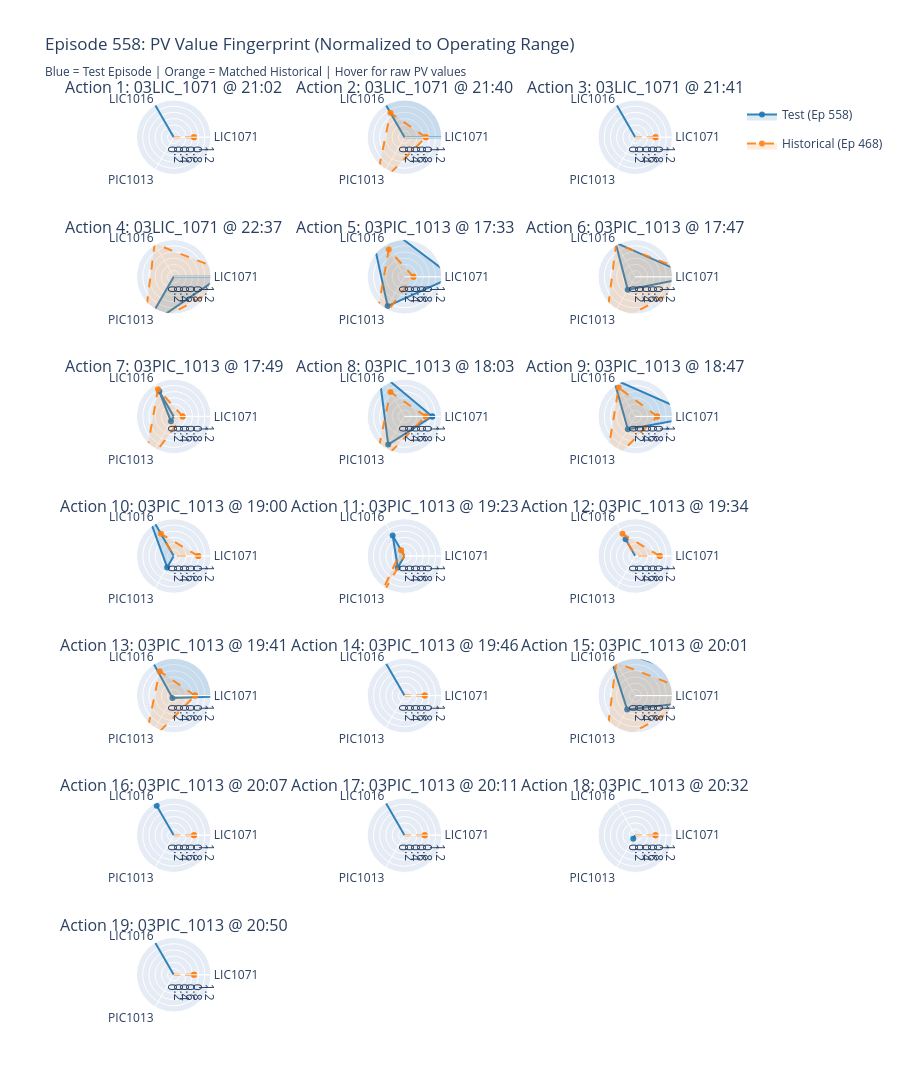

This figure's notebook cell:
### Markdown cell above
---
## Plot 1: Radar/Spider Charts — PV Value Fingerprint Comparison

For each action timestamp, overlay the **actual PV values** (normalized to 0-1 operating range) for the configured tags from the test episode vs the matched historical episode. 

- Each axis = one tag's PV value normalized within its operating range (0 = lower limit, 1 = upper limit)
- If the two polygons overlap closely → the plant was in a similar state
- Hover shows the actual raw PV values

### Code cell
def plot_radar_comparison(comparison_records, comparison_tags=COMPARISON_TAGS):
    """
    Radar charts comparing actual PV values (normalized to operating range) for
    test vs historical at each action timestamp.
    """
    n_actions = len(comparison_records)
    if n_actions == 0:
        print("No comparison records to plot.")
        return None
    
    episode_id = comparison_records[0]['episode_id']
    
    cols = min(n_actions, 3)
    rows = (n_actions + cols - 1) // cols
    
    fig = make_subplots(
        rows=rows, cols=cols,
        specs=[[{'type': 'polar'} for _ in range(cols)] for _ in range(rows)],
        subplot_titles=[
            f"Action {r['action_group']}: {r['actual_source']} @ {r['action_time'].strftime('%H:%M')}"
            for r in comparison_records
        ]
    )
    
    tag_labels = [t.replace('03', '').replace('_', '') for t in comparison_tags]
    tag_labels_closed = tag_labels + [tag_labels[0]]
    
    for i, record in enumerate(comparison_records):
        row = i // cols + 1
        col = i % cols + 1
        
        # Normalize PV values to [0, 1] using operating limits
        test_norm = []
        hist_norm = []
        test_raw = []
        hist_raw = []
        for tag in comparison_tags:
            limits = op_limits.get(tag, None)
            t_pv = record.get(f'{tag}_test_pv', np.nan)
            h_pv = record.get(f'{tag}_hist_pv', np.nan)
            
            test_raw.append(t_pv if pd.notna(t_pv) else 0)
            hist_raw.append(h_pv if pd.notna(h_pv) else 0)
            
            if limits and pd.notna(t_pv):
                test_norm.append((t_pv - limits['lower']) / limits['range'])
            else:
                test_norm.append(0)
            if limits and pd.notna(h_pv):
                hist_norm.append((h_pv - limits['lower']) / limits['range'])
            else:
                hist_norm.append(0)
        
        test_norm_closed = test_norm + [test_norm[0]]
        hist_norm_closed = hist_norm + [hist_norm[0]]
        test_raw_closed = test_raw + [test_raw[0]]
        hist_raw_closed = hist_raw + [hist_raw[0]]
        
        fig.add_trace(go.Scatterpolar(
            r=test_norm_closed,
            theta=tag_labels_closed,
            fill='toself',
            name=f'Test (Ep {episode_id})',
            line=dict(color='rgba(31, 119, 180, 0.9)', width=2),
            fillcolor='rgba(31, 119, 180, 0.15)',
            showlegend=(i == 0),
            legendgroup='test',
            customdata=test_raw_closed,
            hovertemplate='%{theta}<br>Norm: %{r:.3f}<br>PV: %{customdata:.2f}<extra>Test Episode</extra>'
        ), row=row, col=col)
        
        fig.add_trace(go.Scatterpolar(
            r=hist_norm_closed,
            theta=tag_labels_closed,
            fill='toself',
            name=f'Historical (Ep {int(record["matched_episode_id"])})',
            line=dict(color='rgba(255, 127, 14, 0.9)', width=2, dash='dash'),
            fillcolor='rgba(255, 127, 14, 0.15)',
            showlegend=(i == 0),
            legendgroup='hist',
            customdata=hist_raw_closed,
            hovertemplate='%{theta}<br>Norm: %{r:.3f}<br>PV: %{customdata:.2f}<extra>Historical Episode</extra>'
        ), row=row, col=col)
    
    fig.update_layout(
        title=f'Episode {episode_id}: PV Value Fingerprint (Normalized to Operating Range)<br>'
              f'<sub>Blue = Test Episode | Orange = Matched Historical | Hover for raw PV values</sub>',
        height=400 * rows,
        showlegend=True,
    )
    
    for i in range(n_actions):
        polar_key = f'polar{i+1}' if i > 0 else 'polar'
        fig.update_layout(**{polar_key: dict(radialaxis=dict(visible=True, range=[0, 1.2]))})
    
    return fig


# Demo
if len(test_comparison) > 0:
    fig_radar = plot_radar_comparison(test_comparison)
    fig_radar.show()

### Figure 1 — Plotly figure (JSON) as saved in the notebook; plotly's stock layout.template omitted (floating-point values rounded to 4 significant figures)
{"data": [{"customdata": [8.952, 54.65, 148.7, 8.952], "fill": "toself", "fillcolor": "rgba(31, 119, 180, 0.15)", "hovertemplate": "%{theta}<br>Norm: %{r:.3f}<br>PV: %{customdata:.2f}<extra>Test Episode</extra>", "legendgroup": "test", "line": {"color": "rgba(31, 119, 180, 0.9)", "width": 2}, "name": "Test (Ep 558)", "r": [-3.67, 3.359, -0.321, -3.67], "showlegend": true, "subplot": "polar", "theta": ["LIC1071", "LIC1016", "PIC1013", "LIC1071"], "type": "scatterpolar"}, {"customdata": [39.92, 33.2, 162.8, 39.92], "fill": "toself", "fillcolor": "rgba(255, 127, 14, 0.15)", "hovertemplate": "%{theta}<br>Norm: %{r:.3f}<br>PV: %{customdata:.2f}<extra>Historical Episode</extra>", "legendgroup": "hist", "line": {"color": "rgba(255, 127, 14, 0.9)", "dash": "dash", "width": 2}, "name": "Historical (Ep 468)", "r": [0.6519, -0.9705, -0.1325, 0.6519], "showlegend": true, "subplot": "polar", "theta": ["LIC1071", "LIC1016", "PIC1013", "LIC1071"], "type": "scatterpolar"}, {"customdata": [60.91, 49.07, 169.6, 60.91], "fill": "toself", "fillcolor": "rgba(31, 119, 180, 0.15)", "hovertemplate": "%{theta}<br>Norm: %{r:.3f}<br>PV: %{customdata:.2f}<extra>Test Episode</extra>", "legendgroup": "test", "line": {"color": "rgba(31, 119, 180, 0.9)", "width": 2}, "name": "Test (Ep 558)", "r": [3.581, 2.232, -0.04239, 3.581], "showlegend": false, "subplot": "polar2", "theta": ["LIC1071", "LIC1016", "PIC1013", "LIC1071"], "type": "scatterpolar"}, {"customdata": [40.19, 42.51, 318.2, 40.19], "fill": "toself", "fillcolor": "rgba(255, 127, 14, 0.15)", "hovertemplate": "%{theta}<br>Norm: %{r:.3f}<br>PV: %{customdata:.2f}<extra>Historical Episode</extra>", "legendgroup": "hist", "line": {"color": "rgba(255, 127, 14, 0.9)", "dash": "dash", "width": 2}, "name": "Historical (Ep 447)", "r": [0.6889, 0.908, 1.934, 0.6889], "showlegend": false, "subplot": "polar2", "theta": ["LIC1071", "LIC1016", "PIC1013", "LIC1071"], "type": "scatterpolar"}, {"customdata": [19.34, 56.37, 140.7, 19.34], "fill": "toself", "fillcolor": "rgba(31, 119, 180, 0.15)", "hovertemplate": "%{theta}<br>Norm: %{r:.3f}<br>PV: %{customdata:.2f}<extra>Test Episode</extra>", "legendgroup": "test", "line": {"color": "rgba(31, 119, 180, 0.9)", "width": 2}, "name": "Test (Ep 558)", "r": [-2.22, 3.705, -0.4266, -2.22], "showlegend": false, "subplot": "polar3", "theta": ["LIC1071", "LIC1016", "PIC1013", "LIC1071"], "type": "scatterpolar"}, {"customdata": [39.92, 33.2, 162.8, 39.92], "fill": "toself", "fillcolor": "rgba(255, 127, 14, 0.15)", "hovertemplate": "%{theta}<br>Norm: %{r:.3f}<br>PV: %{customdata:.2f}<extra>Historical Episode</extra>", "legendgroup": "hist", "line": {"color": "rgba(255, 127, 14, 0.9)", "dash": "dash", "width": 2}, "name": "Historical (Ep 468)", "r": [0.6519, -0.9705, -0.1325, 0.6519], "showlegend": false, "subplot": "polar3", "theta": ["LIC1071", "LIC1016", "PIC1013", "LIC1071"], "type": "scatterpolar"}, {"customdata": [45.99, 37.43, 318.1, 45.99], "fill": "toself", "fillcolor": "rgba(31, 119, 180, 0.15)", "hovertemplate": "%{theta}<br>Norm: %{r:.3f}<br>PV: %{customdata:.2f}<extra>Test Episode</extra>", "legendgroup": "test", "line": {"color": "rgba(31, 119, 180, 0.9)", "width": 2}, "name": "Test (Ep 558)", "r": [1.499, -0.1171, 1.934, 1.499], "showlegend": false, "subplot": "polar4", "theta": ["LIC1071", "LIC1016", "PIC1013", "LIC1071"], "type": "scatterpolar"}, {"customdata": [50.38, 44.12, 317.5, 50.38], "fill": "toself", "fillcolor": "rgba(255, 127, 14, 0.15)", "hovertemplate": "%{theta}<br>Norm: %{r:.3f}<br>PV: %{customdata:.2f}<extra>Historical Episode</extra>", "legendgroup": "hist", "line": {"color": "rgba(255, 127, 14, 0.9)", "dash": "dash", "width": 2}, "name": "Historical (Ep 602)", "r": [2.112, 1.233, 1.925, 2.112], "showlegend": false, "subplot": "polar4", "theta": ["LIC1071", "LIC1016", "PIC1013", "LIC1071"], "type": "scatterpolar"}, {"customdata": [46.38, 49.94, 254.6, 46.38], "fill": "toself", "fillcolor": "rgba(31, 119, 180, 0.15)", "hovertemplate": "%{theta}<br>Norm: %{r:.3f}<br>PV: %{customdata:.2f}<extra>Test Episode</extra>", "legendgroup": "test", "line": {"color": "rgba(31, 119, 180, 0.9)", "width": 2}, "name": "Test (Ep 558)", "r": [1.554, 2.407, 1.089, 1.554], "showlegend": false, "subplot": "polar5", "theta": ["LIC1071", "LIC1016", "PIC1013", "LIC1071"], "type": "scatterpolar"}, {"customdata": [37.32, 43.03, 318.2, 37.32], "fill": "toself", "fillcolor": "rgba(255, 127, 14, 0.15)", "hovertemplate": "%{theta}<br>Norm: %{r:.3f}<br>PV: %{customdata:.2f}<extra>Historical Episode</extra>", "legendgroup": "hist", "line": {"color": "rgba(255, 127, 14, 0.9)", "dash": "dash", "width": 2}, "name": "Historical (Ep 577)", "r": [0.2889, 1.015, 1.934, 0.2889], "showlegend": false, "subplot": "polar5", "theta": ["LIC1071", "LIC1016", "PIC1013", "LIC1071"], "type": "scatterpolar"}, {"customdata": [48.56, 44.33, 209.2, 48.56], "fill": "toself", "fillcolor": "rgba(31, 119, 180, 0.15)", "hovertemplate": "%{theta}<br>Norm: %{r:.3f}<br>PV: %{customdata:.2f}<extra>Test Episode</extra>", "legendgroup": "test", "line": {"color": "rgba(31, 119, 180, 0.9)", "width": 2}, "name": "Test (Ep 558)", "r": [1.858, 1.275, 0.4844, 1.858], "showlegend": false, "subplot": "polar6", "theta": ["LIC1071", "LIC1016", "PIC1013", "LIC1071"], "type": "scatterpolar"}, {"customdata": [50.38, 44.12, 317.5, 50.38], "fill": "toself", "fillcolor": "rgba(255, 127, 14, 0.15)", "hovertemplate": "%{theta}<br>Norm: %{r:.3f}<br>PV: %{customdata:.2f}<extra>Historical Episode</extra>", "legendgroup": "hist", "line": {"color": "rgba(255, 127, 14, 0.9)", "dash": "dash", "width": 2}, "name": "Historical (Ep 602)", "r": [2.112, 1.233, 1.925, 2.112], "showlegend": false, "subplot": "polar6", "theta": ["LIC1071", "LIC1016", "PIC1013", "LIC1071"], "type": "scatterpolar"}, {"customdata": [33.79, 42.63, 186.4, 33.79], "fill": "toself", "fillcolor": "rgba(31, 119, 180, 0.15)", "hovertemplate": "%{theta}<br>Norm: %{r:.3f}<br>PV: %{customdata:.2f}<extra>Test Episode</extra>", "legendgroup": "test", "line": {"color": "rgba(31, 119, 180, 0.9)", "width": 2}, "name": "Test (Ep 558)", "r": [-0.2041, 0.9338, 0.1811, -0.2041], "showlegend": false, "subplot": "polar7", "theta": ["LIC1071", "LIC1016", "PIC1013", "LIC1071"], "type": "scatterpolar"}, {"customdata": [37.32, 43.03, 318.2, 37.32], "fill": "toself", "fillcolor": "rgba(255, 127, 14, 0.15)", "hovertemplate": "%{theta}<br>Norm: %{r:.3f}<br>PV: %{customdata:.2f}<extra>Historical Episode</extra>", "legendgroup": "hist", "line": {"color": "rgba(255, 127, 14, 0.9)", "dash": "dash", "width": 2}, "name": "Historical (Ep 577)", "r": [0.2889, 1.015, 1.934, 0.2889], "showlegend": false, "subplot": "polar7", "theta": ["LIC1071", "LIC1016", "PIC1013", "LIC1071"], "type": "scatterpolar"}, {"customdata": [41.67, 46.2, 251.6, 41.67], "fill": "toself", "fillcolor": "rgba(31, 119, 180, 0.15)", "hovertemplate": "%{theta}<br>Norm: %{r:.3f}<br>PV: %{customdata:.2f}<extra>Test Episode</extra>", "legendgroup": "test", "line": {"color": "rgba(31, 119, 180, 0.9)", "width": 2}, "name": "Test (Ep 558)", "r": [0.8966, 1.653, 1.048, 0.8966], "showlegend": false, "subplot": "polar8", "theta": ["LIC1071", "LIC1016", "PIC1013", "LIC1071"], "type": "scatterpolar"}, {"customdata": [40.19, 42.51, 318.2, 40.19], "fill": "toself", "fillcolor": "rgba(255, 127, 14, 0.15)", "hovertemplate": "%{theta}<br>Norm: %{r:.3f}<br>PV: %{customdata:.2f}<extra>Historical Episode</extra>", "legendgroup": "hist", "line": {"color": "rgba(255, 127, 14, 0.9)", "dash": "dash", "width": 2}, "name": "Historical (Ep 447)", "r": [0.6889, 0.908, 1.934, 0.6889], "showlegend": false, "subplot": "polar8", "theta": ["LIC1071", "LIC1016", "PIC1013", "LIC1071"], "type": "scatterpolar"}, {"customdata": [49.71, 44.85, 208.8, 49.71], "fill": "toself", "fillcolor": "rgba(31, 119, 180, 0.15)", "hovertemplate": "%{theta}<br>Norm: %{r:.3f}<br>PV: %{customdata:.2f}<extra>Test Episode</extra>", "legendgroup": "test", "line": {"color": "rgba(31, 119, 180, 0.9)", "width": 2}, "name": "Test (Ep 558)", "r": [2.018, 1.382, 0.4789, 2.018], "showlegend": false, "subplot": "polar9", "theta": ["LIC1071", "LIC1016", "PIC1013", "LIC1071"], "type": "scatterpolar"}, {"customdata": [40.32, 43.31, 318.2, 40.32], "fill": "toself", "fillcolor": "rgba(255, 127, 14, 0.15)", "hovertemplate": "%{theta}<br>Norm: %{r:.3f}<br>PV: %{customdata:.2f}<extra>Historical Episode</extra>", "legendgroup": "hist", "line": {"color": "rgba(255, 127, 14, 0.9)", "dash": "dash", "width": 2}, "name": "Historical (Ep 390)", "r": [0.708, 1.07, 1.934, 0.708], "showlegend": false, "subplot": "polar9", "theta": ["LIC1071", "LIC1016", "PIC1013", "LIC1071"], "type": "scatterpolar"}, {"customdata": [32.25, 47.18, 204.8, 32.25], "fill": "toself", "fillcolor": "rgba(31, 119, 180, 0.15)", "hovertemplate": "%{theta}<br>Norm: %{r:.3f}<br>PV: %{customdata:.2f}<extra>Test Episode</extra>", "legendgroup": "test", "line": {"color": "rgba(31, 119, 180, 0.9)", "width": 2}, "name": "Test (Ep 558)", "r": [-0.4187, 1.851, 0.4254, -0.4187], "showlegend": false, "subplot": "polar10", "theta": ["LIC1071", "LIC1016", "PIC1013", "LIC1071"], "type": "scatterpolar"}, {"customdata": [40.91, 42.09, 139.1, 40.91], "fill": "toself", "fillcolor": "rgba(255, 127, 14, 0.15)", "hovertemplate": "%{theta}<br>Norm: %{r:.3f}<br>PV: %{customdata:.2f}<extra>Historical Episode</extra>", "legendgroup": "hist", "line": {"color": "rgba(255, 127, 14, 0.9)", "dash": "dash", "width": 2}, "name": "Historical (Ep 561)", "r": [0.7903, 0.8244, -0.4486, 0.7903], "showlegend": false, "subplot": "polar10", "theta": ["LIC1071", "LIC1016", "PIC1013", "LIC1071"], "type": "scatterpolar"}, {"customdata": [30.2, 41.8, 205.2, 30.2], "fill": "toself", "fillcolor": "rgba(31, 119, 180, 0.15)", "hovertemplate": "%{theta}<br>Norm: %{r:.3f}<br>PV: %{customdata:.2f}<extra>Test Episode</extra>", "legendgroup": "test", "line": {"color": "rgba(31, 119, 180, 0.9)", "width": 2}, "name": "Test (Ep 558)", "r": [-0.7048, 0.766, 0.4315, -0.7048], "showlegend": false, "subplot": "polar11", "theta": ["LIC1071", "LIC1016", "PIC1013", "LIC1071"], "type": "scatterpolar"}, {"customdata": [34.63, 39.06, 318.2, 34.63], "fill": "toself", "fillcolor": "rgba(255, 127, 14, 0.15)", "hovertemplate": "%{theta}<br>Norm: %{r:.3f}<br>PV: %{customdata:.2f}<extra>Historical Episode</extra>", "legendgroup": "hist", "line": {"color": "rgba(255, 127, 14, 0.9)", "dash": "dash", "width": 2}, "name": "Historical (Ep 441)", "r": [-0.08643, 0.2125, 1.934, -0.08643], "showlegend": false, "subplot": "polar11", "theta": ["LIC1071", "LIC1016", "PIC1013", "LIC1071"], "type": "scatterpolar"}, {"customdata": [15.89, 41.1, 152.4, 15.89], "fill": "toself", "fillcolor": "rgba(31, 119, 180, 0.15)", "hovertemplate": "%{theta}<br>Norm: %{r:.3f}<br>PV: %{customdata:.2f}<extra>Test Episode</extra>", "legendgroup": "test", "line": {"color": "rgba(31, 119, 180, 0.9)", "width": 2}, "name": "Test (Ep 558)", "r": [-2.701, 0.6246, -0.2712, -2.701], "showlegend": false, "subplot": "polar12", "theta": ["LIC1071", "LIC1016", "PIC1013", "LIC1071"], "type": "scatterpolar"}, {"customdata": [40.91, 42.09, 139.1, 40.91], "fill": "toself", "fillcolor": "rgba(255, 127, 14, 0.15)", "hovertemplate": "%{theta}<br>Norm: %{r:.3f}<br>PV: %{customdata:.2f}<extra>Historical Episode</extra>", "legendgroup": "hist", "line": {"color": "rgba(255, 127, 14, 0.9)", "dash": "dash", "width": 2}, "name": "Historical (Ep 561)", "r": [0.7903, 0.8244, -0.4486, 0.7903], "showlegend": false, "subplot": "polar12", "theta": ["LIC1071", "LIC1016", "PIC1013", "LIC1071"], "type": "scatterpolar"}, {"customdata": [52.41, 54.13, 179.2, 52.41], "fill": "toself", "fillcolor": "rgba(31, 119, 180, 0.15)", "hovertemplate": "%{theta}<br>Norm: %{r:.3f}<br>PV: %{customdata:.2f}<extra>Test Episode</extra>", "legendgroup": "test", "line": {"color": "rgba(31, 119, 180, 0.9)", "width": 2}, "name": "Test (Ep 558)", "r": [2.395, 3.253, 0.08544, 2.395], "showlegend": false, "subplot": "polar13", "theta": ["LIC1071", "LIC1016", "PIC1013", "LIC1071"], "type": "scatterpolar"}, {"customdata": [40.19, 42.51, 318.2, 40.19], "fill": "toself", "fillcolor": "rgba(255, 127, 14, 0.15)", "hovertemplate": "%{theta}<br>Norm: %{r:.3f}<br>PV: %{customdata:.2f}<extra>Historical Episode</extra>", "legendgroup": "hist", "line": {"color": "rgba(255, 127, 14, 0.9)", "dash": "dash", "width": 2}, "name": "Historical (Ep 447)", "r": [0.6889, 0.908, 1.934, 0.6889], "showlegend": false, "subplot": "polar13", "theta": ["LIC1071", "LIC1016", "PIC1013", "LIC1071"], "type": "scatterpolar"}, {"customdata": [10.27, 44.09, 156.5, 10.27], "fill": "toself", "fillcolor": "rgba(31, 119, 180, 0.15)", "hovertemplate": "%{theta}<br>Norm: %{r:.3f}<br>PV: %{customdata:.2f}<extra>Test Episode</extra>", "legendgroup": "test", "line": {"color": "rgba(31, 119, 180, 0.9)", "width": 2}, "name": "Test (Ep 558)", "r": [-3.486, 1.227, -0.2173, -3.486], "showlegend": false, "subplot": "polar14", "theta": ["LIC1071", "LIC1016", "PIC1013", "LIC1071"], "type": "scatterpolar"}, {"customdata": [39.92, 33.2, 162.8, 39.92], "fill": "toself", "fillcolor": "rgba(255, 127, 14, 0.15)", "hovertemplate": "%{theta}<br>Norm: %{r:.3f}<br>PV: %{customdata:.2f}<extra>Historical Episode</extra>", "legendgroup": "hist", "line": {"color": "rgba(255, 127, 14, 0.9)", "dash": "dash", "width": 2}, "name": "Historical (Ep 468)", "r": [0.6519, -0.9705, -0.1325, 0.6519], "showlegend": false, "subplot": "polar14", "theta": ["LIC1071", "LIC1016", "PIC1013", "LIC1071"], "type": "scatterpolar"}, {"customdata": [61.02, 47.04, 211.9, 61.02], "fill": "toself", "fillcolor": "rgba(31, 119, 180, 0.15)", "hovertemplate": "%{theta}<br>Norm: %{r:.3f}<br>PV: %{customdata:.2f}<extra>Test Episode</extra>", "legendgroup": "test", "line": {"color": "rgba(31, 119, 180, 0.9)", "width": 2}, "name": "Test (Ep 558)", "r": [3.597, 1.823, 0.5201, 3.597], "showlegend": false, "subplot": "polar15", "theta": ["LIC1071", "LIC1016", "PIC1013", "LIC1071"], "type": "scatterpolar"}, {"customdata": [50.38, 44.12, 317.5, 50.38], "fill": "toself", "fillcolor": "rgba(255, 127, 14, 0.15)", "hovertemplate": "%{theta}<br>Norm: %{r:.3f}<br>PV: %{customdata:.2f}<extra>Historical Episode</extra>", "legendgroup": "hist", "line": {"color": "rgba(255, 127, 14, 0.9)", "dash": "dash", "width": 2}, "name": "Historical (Ep 602)", "r": [2.112, 1.233, 1.925, 2.112], "showlegend": false, "subplot": "polar15", "theta": ["LIC1071", "LIC1016", "PIC1013", "LIC1071"], "type": "scatterpolar"}, {"customdata": [5.946, 43.45, 169.4, 5.946], "fill": "toself", "fillcolor": "rgba(31, 119, 180, 0.15)", "hovertemplate": "%{theta}<br>Norm: %{r:.3f}<br>PV: %{customdata:.2f}<extra>Test Episode</extra>", "legendgroup": "test", "line": {"color": "rgba(31, 119, 180, 0.9)", "width": 2}, "name": "Test (Ep 558)", "r": [-4.089, 1.099, -0.04454, -4.089], "showlegend": false, "subplot": "polar16", "theta": ["LIC1071", "LIC1016", "PIC1013", "LIC1071"], "type": "scatterpolar"}, {"customdata": [39.92, 33.2, 162.8, 39.92], "fill": "toself", "fillcolor": "rgba(255, 127, 14, 0.15)", "hovertemplate": "%{theta}<br>Norm: %{r:.3f}<br>PV: %{customdata:.2f}<extra>Historical Episode</extra>", "legendgroup": "hist", "line": {"color": "rgba(255, 127, 14, 0.9)", "dash": "dash", "width": 2}, "name": "Historical (Ep 468)", "r": [0.6519, -0.9705, -0.1325, 0.6519], "showlegend": false, "subplot": "polar16", "theta": ["LIC1071", "LIC1016", "PIC1013", "LIC1071"], "type": "scatterpolar"}, {"customdata": [4.973, 52.96, 162.8, 4.973], "fill": "toself", "fillcolor": "rgba(31, 119, 180, 0.15)", "hovertemplate": "%{theta}<br>Norm: %{r:.3f}<br>PV: %{customdata:.2f}<extra>Test Episode</extra>", "legendgroup": "test", "line": {"color": "rgba(31, 119, 180, 0.9)", "width": 2}, "name": "Test (Ep 558)", "r": [-4.225, 3.017, -0.1326, -4.225], "showlegend": false, "subplot": "polar17", "theta": ["LIC1071", "LIC1016", "PIC1013", "LIC1071"], "type": "scatterpolar"}, {"customdata": [39.92, 33.2, 162.8, 39.92], "fill": "toself", "fillcolor": "rgba(255, 127, 14, 0.15)", "hovertemplate": "%{theta}<br>Norm: %{r:.3f}<br>PV: %{customdata:.2f}<extra>Historical Episode</extra>", "legendgroup": "hist", "line": {"color": "rgba(255, 127, 14, 0.9)", "dash": "dash", "width": 2}, "name": "Historical (Ep 468)", "r": [0.6519, -0.9705, -0.1325, 0.6519], "showlegend": false, "subplot": "polar17", "theta": ["LIC1071", "LIC1016", "PIC1013", "LIC1071"], "type": "scatterpolar"}, {"customdata": [14.01, 31.7, 182.5, 14.01], "fill": "toself", "fillcolor": "rgba(31, 119, 180, 0.15)", "hovertemplate": "%{theta}<br>Norm: %{r:.3f}<br>PV: %{customdata:.2f}<extra>Test Episode</extra>", "legendgroup": "test", "line": {"color": "rgba(31, 119, 180, 0.9)", "width": 2}, "name": "Test (Ep 558)", "r": [-2.964, -1.274, 0.1297, -2.964], "showlegend": false, "subplot": "polar18", "theta": ["LIC1071", "LIC1016", "PIC1013", "LIC1071"], "type": "scatterpolar"}, {"customdata": [39.92, 33.2, 162.8, 39.92], "fill": "toself", "fillcolor": "rgba(255, 127, 14, 0.15)", "hovertemplate": "%{theta}<br>Norm: %{r:.3f}<br>PV: %{customdata:.2f}<extra>Historical Episode</extra>", "legendgroup": "hist", "line": {"color": "rgba(255, 127, 14, 0.9)", "dash": "dash", "width": 2}, "name": "Historical (Ep 468)", "r": [0.6519, -0.9705, -0.1325, 0.6519], "showlegend": false, "subplot": "polar18", "theta": ["LIC1071", "LIC1016", "PIC1013", "LIC1071"], "type": "scatterpolar"}, {"customdata": [10.27, 57.73, 135.7, 10.27], "fill": "toself", "fillcolor": "rgba(31, 119, 180, 0.15)", "hovertemplate": "%{theta}<br>Norm: %{r:.3f}<br>PV: %{customdata:.2f}<extra>Test Episode</extra>", "legendgroup": "test", "line": {"color": "rgba(31, 119, 180, 0.9)", "width": 2}, "name": "Test (Ep 558)", "r": [-3.485, 3.981, -0.4929, -3.485], "showlegend": false, "subplot": "polar19", "theta": ["LIC1071", "LIC1016", "PIC1013", "LIC1071"], "type": "scatterpolar"}, {"customdata": [39.92, 33.2, 162.8, 39.92], "fill": "toself", "fillcolor": "rgba(255, 127, 14, 0.15)", "hovertemplate": "%{theta}<br>Norm: %{r:.3f}<br>PV: %{customdata:.2f}<extra>Historical Episode</extra>", "legendgroup": "hist", "line": {"color": "rgba(255, 127, 14, 0.9)", "dash": "dash", "width": 2}, "name": "Historical (Ep 468)", "r": [0.6519, -0.9705, -0.1325, 0.6519], "showlegend": false, "subplot": "polar19", "theta": ["LIC1071", "LIC1016", "PIC1013", "LIC1071"], "type": "scatterpolar"}], "layout": {"annotations": [{"font": {"size": 16}, "showarrow": false, "text": "Action 1: 03LIC_1071 @ 21:02", "x": 0.1444, "xanchor": "center", "xref": "paper", "y": 1.0, "yanchor": "bottom", "yref": "paper"}, {"font": {"size": 16}, "showarrow": false, "text": "Action 2: 03LIC_1071 @ 21:40", "x": 0.5, "xanchor": "center", "xref": "paper", "y": 1.0, "yanchor": "bottom", "yref": "paper"}, {"font": {"size": 16}, "showarrow": false, "text": "Action 3: 03LIC_1071 @ 21:41", "x": 0.8556, "xanchor": "center", "xref": "paper", "y": 1.0, "yanchor": "bottom", "yref": "paper"}, {"font": {"size": 16}, "showarrow": false, "text": "Action 4: 03LIC_1071 @ 22:37", "x": 0.1444, "xanchor": "center", "xref": "paper", "y": 0.8469, "yanchor": "bottom", "yref": "paper"}, {"font": {"size": 16}, "showarrow": false, "text": "Action 5: 03PIC_1013 @ 17:33", "x": 0.5, "xanchor": "center", "xref": "paper", "y": 0.8469, "yanchor": "bottom", "yref": "paper"}, {"font": {"size": 16}, "showarrow": false, "text": "Action 6: 03PIC_1013 @ 17:47", "x": 0.8556, "xanchor": "center", "xref": "paper", "y": 0.8469, "yanchor": "bottom", "yref": "paper"}, {"font": {"size": 16}, "showarrow": false, "text": "Action 7: 03PIC_1013 @ 17:49", "x": 0.1444, "xanchor": "center", "xref": "paper", "y": 0.6939, "yanchor": "bottom", "yref": "paper"}, {"font": {"size": 16}, "showarrow": false, "text": "Action 8: 03PIC_1013 @ 18:03", "x": 0.5, "xanchor": "center", "xref": "paper", "y": 0.6939, "yanchor": "bottom", "yref": "paper"}, {"font": {"size": 16}, "showarrow": false, "text": "Action 9: 03PIC_1013 @ 18:47", "x": 0.8556, "xanchor": "center", "xref": "paper", "y": 0.6939, "yanchor": "bottom", "yref": "paper"}, {"font": {"size": 16}, "showarrow": false, "text": "Action 10: 03PIC_1013 @ 19:00", "x": 0.1444, "xanchor": "center", "xref": "paper", "y": 0.5408, "yanchor": "bottom", "yref": "paper"}, {"font": {"size": 16}, "showarrow": false, "text": "Action 11: 03PIC_1013 @ 19:23", "x": 0.5, "xanchor": "center", "xref": "paper", "y": 0.5408, "yanchor": "bottom", "yref": "paper"}, {"font": {"size": 16}, "showarrow": false, "text": "Action 12: 03PIC_1013 @ 19:34", "x": 0.8556, "xanchor": "center", "xref": "paper", "y": 0.5408, "yanchor": "bottom", "yref": "paper"}, {"font": {"size": 16}, "showarrow": false, "text": "Action 13: 03PIC_1013 @ 19:41", "x": 0.1444, "xanchor": "center", "xref": "paper", "y": 0.3878, "yanchor": "bottom", "yref": "paper"}, {"font": {"size": 16}, "showarrow": false, "text": "Action 14: 03PIC_1013 @ 19:46", "x": 0.5, "xanchor": "center", "xref": "paper", "y": 0.3878, "yanchor": "bottom", "yref": "paper"}, {"font": {"size": 16}, "showarrow": false, "text": "Action 15: 03PIC_1013 @ 20:01", "x": 0.8556, "xanchor": "center", "xref": "paper", "y": 0.3878, "yanchor": "bottom", "yref": "paper"}, {"font": {"size": 16}, "showarrow": false, "text": "Action 16: 03PIC_1013 @ 20:07", "x": 0.1444, "xanchor": "center", "xref": "paper", "y": 0.2347, "yanchor": "bottom", "yref": "paper"}, {"font": {"size": 16}, "showarrow": false, "text": "Action 17: 03PIC_1013 @ 20:11", "x": 0.5, "xanchor": "center", "xref": "paper", "y": 0.2347, "yanchor": "bottom", "yref": "paper"}, {"font": {"size": 16}, "showarrow": false, "text": "Action 18: 03PIC_1013 @ 20:32", "x": 0.8556, "xanchor": "center", "xref": "paper", "y": 0.2347, "yanchor": "bottom", "yref": "paper"}, {"font": {"size": 16}, "showarrow": false, "text": "Action 19: 03PIC_1013 @ 20:50", "x": 0.1444, "xanchor": "center", "xref": "paper", "y": 0.08163, "yanchor": "bottom", "yref": "paper"}], "height": 2800, "polar": {"domain": {"x": [0, 0.2889], "y": [0.9184, 1.0]}, "radialaxis": {"range": [0, 1.2], "visible": true}}, "polar10": {"domain": {"x": [0, 0.2889], "y": [0.4592, 0.5408]}, "radialaxis": {"range": [0, 1.2], "visible": true}}, "polar11": {"domain": {"x": [0.3556, 0.6444], "y": [0.4592, 0.5408]}, "radialaxis": {"range": [0, 1.2], "visible": true}}, "polar12": {"domain": {"x": [0.7111, 1], "y": [0.4592, 0.5408]}, "radialaxis": {"range": [0, 1.2], "visible": true}}, "polar13": {"domain": {"x": [0, 0.2889], "y": [0.3061, 0.3878]}, "radialaxis": {"range": [0, 1.2], "visible": true}}, "polar14": {"domain": {"x": [0.3556, 0.6444], "y": [0.3061, 0.3878]}, "radialaxis": {"range": [0, 1.2], "visible": true}}, "polar15": {"domain": {"x": [0.7111, 1], "y": [0.3061, 0.3878]}, "radialaxis": {"range": [0, 1.2], "visible": true}}, "polar16": {"domain": {"x": [0, 0.2889], "y": [0.1531, 0.2347]}, "radialaxis": {"range": [0, 1.2], "visible": true}}, "polar17": {"domain": {"x": [0.3556, 0.6444], "y": [0.1531, 0.2347]}, "radialaxis": {"range": [0, 1.2], "visible": true}}, "polar18": {"domain": {"x": [0.7111, 1], "y": [0.1531, 0.2347]}, "radialaxis": {"range": [0, 1.2], "visible": true}}, "polar19": {"domain": {"x": [0, 0.2889], "y": [0, 0.08163]}, "radialaxis": {"range": [0, 1.2], "visible": true}}, "polar2": {"domain": {"x": [0.3556, 0.6444], "y": [0.9184, 1.0]}, "radialaxis": {"range": [0, 1.2], "visible": true}}, "polar20": {"domain": {"x": [0.3556, 0.6444], "y": [0, 0.08163]}}, "polar21": {"domain": {"x": [0.7111, 1], "y": [0, 0.08163]}}, "polar3": {"domain": {"x": [0.7111, 1], "y": [0.9184, 1.0]}, "radialaxis": {"range": [0, 1.2], "visible": true}}, "polar4": {"domain": {"x": [0, 0.2889], "y": [0.7653, 0.8469]}, "radialaxis": {"range": [0, 1.2], "visible": true}}, "polar5": {"domain": {"x": [0.3556, 0.6444], "y": [0.7653, 0.8469]}, "radialaxis": {"range": [0, 1.2], "visible": true}}, "polar6": {"domain": {"x": [0.7111, 1], "y": [0.7653, 0.8469]}, "radialaxis": {"range": [0, 1.2], "visible": true}}, "polar7": {"domain": {"x": [0, 0.2889], "y": [0.6122, 0.6939]}, "radialaxis": {"range": [0, 1.2], "visible": true}}, "polar8": {"domain": {"x": [0.3556, 0.6444], "y": [0.6122, 0.6939]}, "radialaxis": {"range": [0, 1.2], "visible": true}}, "polar9": {"domain": {"x": [0.7111, 1], "y": [0.6122, 0.6939]}, "radialaxis": {"range": [0, 1.2], "visible": true}}, "showlegend": true, "title": {"text": "Episode 558: PV Value Fingerprint (Normalized to Operating Range)<br><sub>Blue = Test Episode | Orange = Matched Historical | Hover for raw PV values</sub>"}}}
